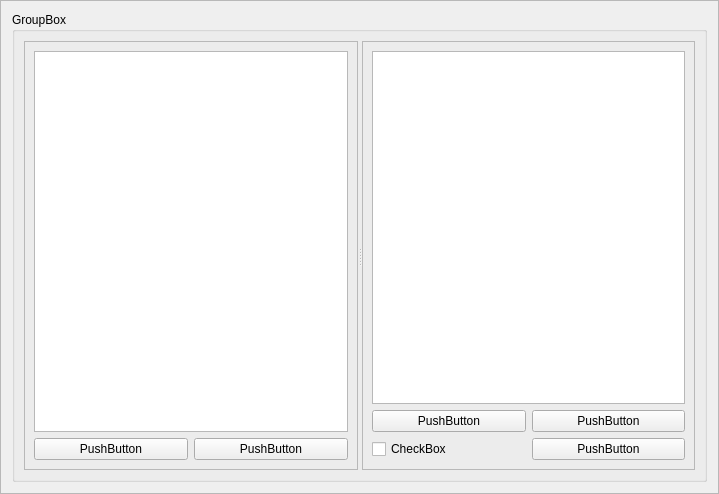
<?xml version="1.0" encoding="UTF-8"?>
<ui version="4.0">
 <class>Frame</class>
 <widget class="QFrame" name="Frame">
  <property name="geometry">
   <rect>
    <x>0</x>
    <y>0</y>
    <width>719</width>
    <height>494</height>
   </rect>
  </property>
  <property name="windowTitle">
   <string>Frame</string>
  </property>
  <property name="frameShape">
   <enum>QFrame::StyledPanel</enum>
  </property>
  <property name="frameShadow">
   <enum>QFrame::Raised</enum>
  </property>
  <layout class="QGridLayout" name="gridLayout_3">
   <item row="0" column="0">
    <widget class="QGroupBox" name="input_box">
     <property name="title">
      <string>GroupBox</string>
     </property>
     <layout class="QGridLayout" name="gridLayout_2">
      <item row="0" column="0">
       <widget class="QSplitter" name="splitter">
        <property name="orientation">
         <enum>Qt::Horizontal</enum>
        </property>
        <widget class="QFrame" name="source_frame">
         <property name="frameShape">
          <enum>QFrame::StyledPanel</enum>
         </property>
         <property name="frameShadow">
          <enum>QFrame::Raised</enum>
         </property>
         <layout class="QGridLayout" name="gridLayout_4">
          <item row="0" column="0" colspan="2">
           <widget class="QTreeView" name="source_treeview"/>
          </item>
          <item row="1" column="0">
           <widget class="QPushButton" name="set_button">
            <property name="text">
             <string>PushButton</string>
            </property>
           </widget>
          </item>
          <item row="1" column="1">
           <widget class="QPushButton" name="add_button">
            <property name="text">
             <string>PushButton</string>
            </property>
           </widget>
          </item>
         </layout>
        </widget>
        <widget class="QFrame" name="values_frame">
         <property name="frameShape">
          <enum>QFrame::StyledPanel</enum>
         </property>
         <property name="frameShadow">
          <enum>QFrame::Raised</enum>
         </property>
         <layout class="QGridLayout" name="gridLayout">
          <item row="0" column="1" colspan="2">
           <widget class="QListView" name="values_list"/>
          </item>
          <item row="3" column="1">
           <widget class="QCheckBox" name="list_toggle">
            <property name="text">
             <string>CheckBox</string>
            </property>
           </widget>
          </item>
          <item row="3" column="2">
           <widget class="QPushButton" name="finish_button">
            <property name="text">
             <string>PushButton</string>
            </property>
           </widget>
          </item>
          <item row="2" column="2">
           <widget class="QPushButton" name="clear_button">
            <property name="text">
             <string>PushButton</string>
            </property>
           </widget>
          </item>
          <item row="2" column="1">
           <widget class="QPushButton" name="remove_button">
            <property name="text">
             <string>PushButton</string>
            </property>
           </widget>
          </item>
         </layout>
        </widget>
       </widget>
      </item>
     </layout>
    </widget>
   </item>
  </layout>
 </widget>
 <resources/>
 <connections/>
</ui>
